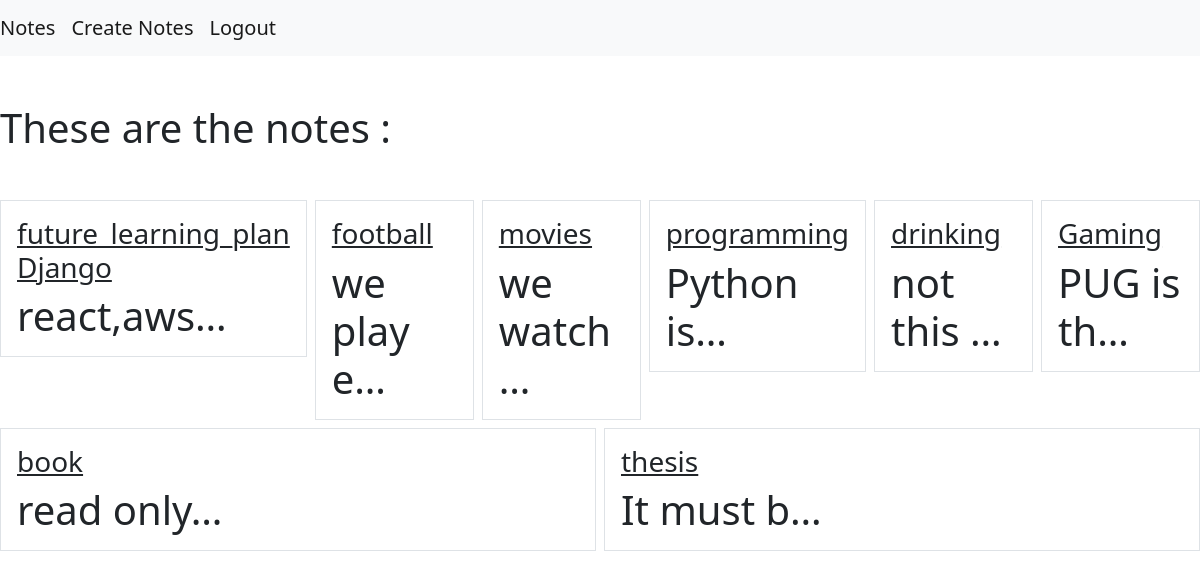
Page /smart/notes (signed in) on the committed database.
### notes/models.py (models this page shows)
class Notes(models.Model):
    title = models.CharField(max_length=200)
    text = models.TextField()
    created = models.DateTimeField(auto_now_add=True)
    user = models.ForeignKey(
        User, on_delete=models.CASCADE, related_name="notes")

### notes/views.py (the view)
# urls.py: path('notes', views.NotesListView.as_view(), name='notes'),
class NotesListView(LoginRequiredMixin, ListView):
    model = Notes
    template_name = "notes_list.html"
    context_object_name = "notes"
    login_url = "/login"
    def get_queryset(self):
        return self.request.user.notes.all()

### notes/templates/notes_list.html (shortened to what this page needs)
{% extends 'base.html' %} {% load static %}  {%block content %}
<h1 class="my-5">
  These are the notes :
  <h1>
    <div class="row row-cols3 g-2">
      {% for note in notes%}
      <div class="col">
        <div class="p-3 border">
          <a
            href="{% url 'notedetail' pk=note.id %}"
            class="text-dark text-decoration-non"
          >
            <h3>{{note.title}}</h3>
          </a>
          {{note.text|truncatechars:10}}
        </div>
      </div>
      {% endfor %}
    </div>
    {% endblock %}

### notes/templates/base.html (shortened to what this page needs)
{% load static %}
<html>
  <head>
    <link rel="stylesheet" type="text/css" href="{% static 'style.css' %}" />
    <link
      href="https://cdn.jsdelivr.net/npm/bootstrap@5.1.3/dist/css/bootstrap.min.css"
      rel="stylesheet"
    />
  </head>
  <body>
    <nav class="navbar navbar-expand-lg navbar-light bg-light">
      {% if user.is_authenticated %}
      <a class="navbar-brand" href="{% url 'notes' %}">Notes</a>
      <a class="navbar-brand" href="{% url 'newNote' %}">Create Notes</a>
      <a class="navbar-brand" href="{% url 'logout' %}">Logout</a>
      {% else %}
      <a class="navbar-brand" href="{% url 'login' %}">Login</a>
      <a class="navbar-brand" href="{% url 'signup' %}">Sign up</a>
      {% endif %}
    </nav>
      {% block content %} {% endblock %}
  </body>
</html>

### rows in the picture
Notes: title "future_learning_plan Django", text "react,aws…"
Notes: title "football", text "we play e…"
Notes: title "movies", text "we watch …"
Notes: title "programming", text "Python is…"
Notes: title "drinking", text "not this …"
Notes: title "Gaming", text "PUG is th…"
Notes: title "book", text "read only…"
Notes: title "thesis", text "It must b…"
